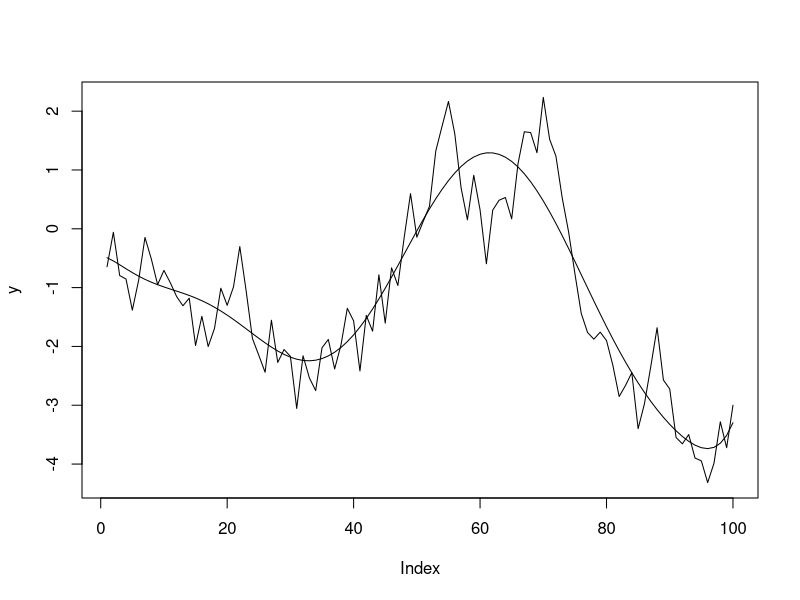

R code for this plot:
# Example of simple linear regression.  Our target or response vector y 
# is generated by a random walk. Each column of the data matrix, X, is 
# a predictor we will use to try to approximate y.  The columns of X
# are taken to be 1, x, x^2, x^3 ... where x is a vector evenly spaced 
# numbers from -1 to 1 (of the same length as y). The predictor variables 
# don't seem to have anything to do with the target variable, and this is 
# intentional. Still linear regression manages to get a good approximation of 
# y as a linear function of the predictors.  

n = 100	       		           # number of observations
y = cumsum(runif(n,max=1,min=-1))  # y is a random walk,  this generates complicated looking functions
plot(y,type='l');
k = 10;				   # number of predictor variables, a.k.a. "features"
X = matrix(0,n,k);
t = seq(-1,1,length=n);  #  
for (j in 1:k) X[,j] = t^(j-1);  # jth feature is x raised to (j-1) power
#for (j in 1:k) lines(X[,j]);
#stopp;
what = solve(t(X) %*% X , t(X) %*% y);   # solve solves Ax = b (this is w-hat and not "what"!!!)
yhat = X %*% what;
lines(yhat);
